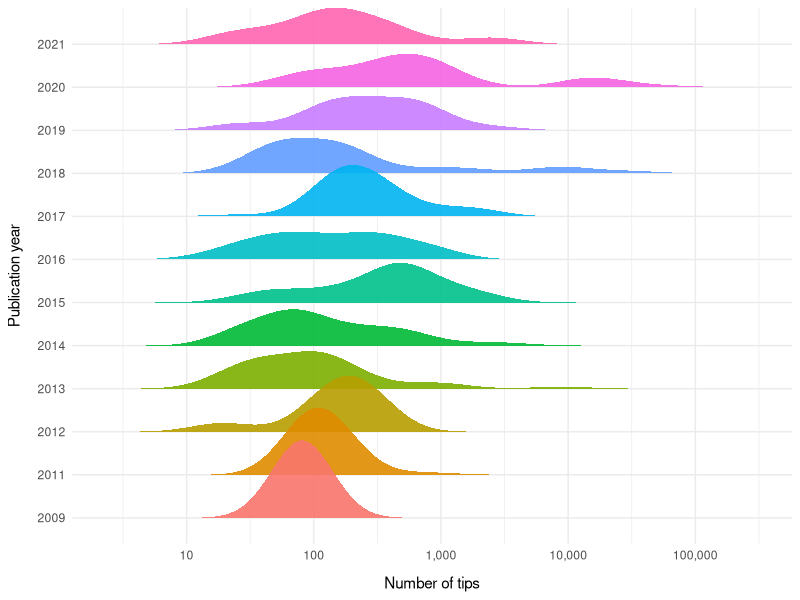
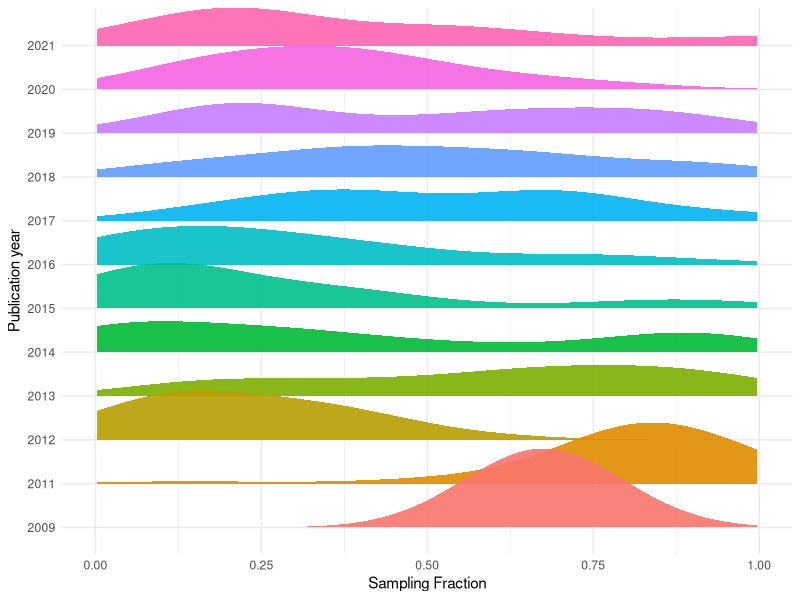
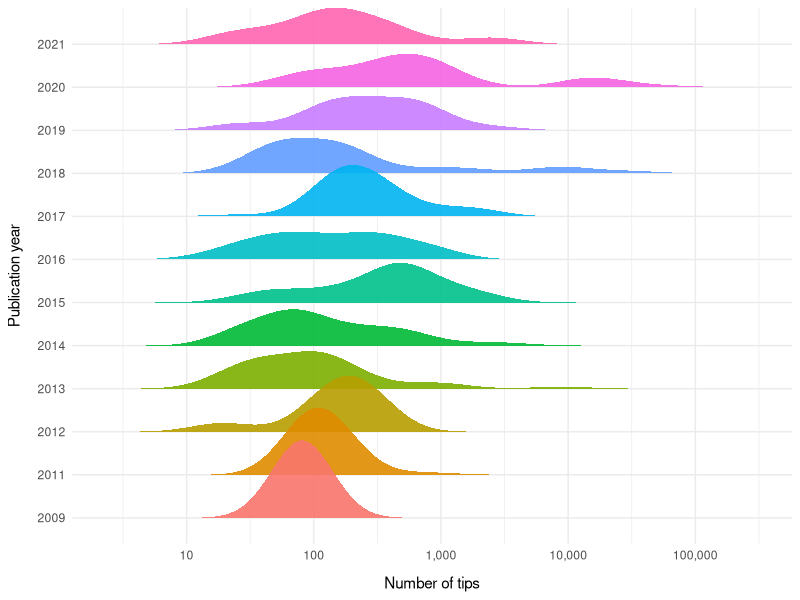
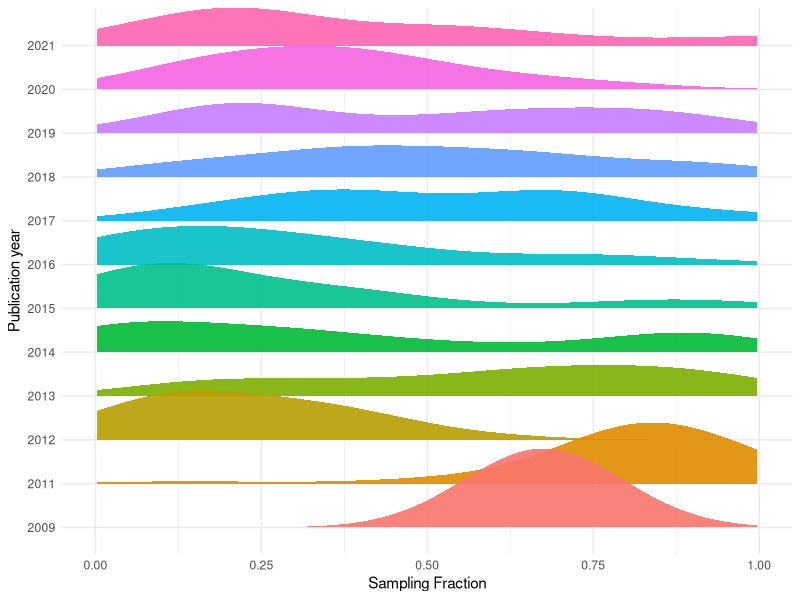

These charts were generated, in order, by the following R code:
###
# ridgeplots
###

# Library
library(tidyverse)
library(ggplot2)
library(ggridges)
library(dplyr)
library(RColorBrewer)

#read in full data frame
df <-
  read.csv("data/sse_review_table - main_table.csv")

colnames(df)

#choose the columns you want in model (plus study/model_no for formatting)
df <-
  df[, c('study',
         'model_no',
         'order',
         'sse_model',
         'tips',
         'perc_sampling',
         'year',
         'div_inc')]

#make sure columns are the right type
df$sse_model <- as.factor(df$sse_model)
df$year <- as.factor(df$year)

#reduce to a single binary result per model per study
df3 <- df %>%
  group_by(study, model_no) %>%
  dplyr::slice(which.max(div_inc))

#remove year where density cant be calculated
df4 <- df3 %>% filter(!grepl("2010", year))

#####
# Tips vs publication year
#####

theme_set(theme_minimal())

options(ggplot2.discrete.fill = brewer.pal(11, "RdYlBu"))

ggplot(df4, aes(
  x = tips,
  y = year,
  group = year,
  fill = year,
)) +
  geom_density_ridges(rel_min_height = 0.0001,
                      alpha = 0.9,
                      color = NA) +
  scale_x_continuous(name = "Number of tips",
                     trans = 'log10',
                     labels = scales::comma) +
  scale_y_discrete(name = "Publication year") +
  theme(
    legend.position = "none",
    axis.title.x = element_text(margin = margin(
      t = 10,
      r = 0,
      b = 0,
      l = 0
    )),
    axis.title.y = element_text(margin = margin(
      t = 0,
      r = 10,
      b = 0,
      l = 0
    ))
  )

ggsave(
  "figures/ridgeplot_tips_year.png",
  width = 20,
  height = 12,
  units = 'cm'
)

#####
# Sampling fraction vs publication year
#####

options(ggplot2.discrete.fill = brewer.pal(11, "PiYG"))

ggplot(df4, aes(
  x = perc_sampling,
  y = year,
  group = year,
  fill = year
)) +
  geom_density_ridges(rel_min_height = 0.001,
                      alpha = 0.9,
                      color = NA) +
  scale_x_continuous(name = "Sampling Fraction", limits = c(0, 1)) + # Cut off the trailing tails. Specify `rel_min_height`: a percent cutoff
  scale_y_discrete(name = "Publication year") +
  theme(legend.position = "none")

ggsave(
  "figures/ridgeplot_samplingfraction_year.png",
  width = 20,
  height = 12,
  units = 'cm'
)
